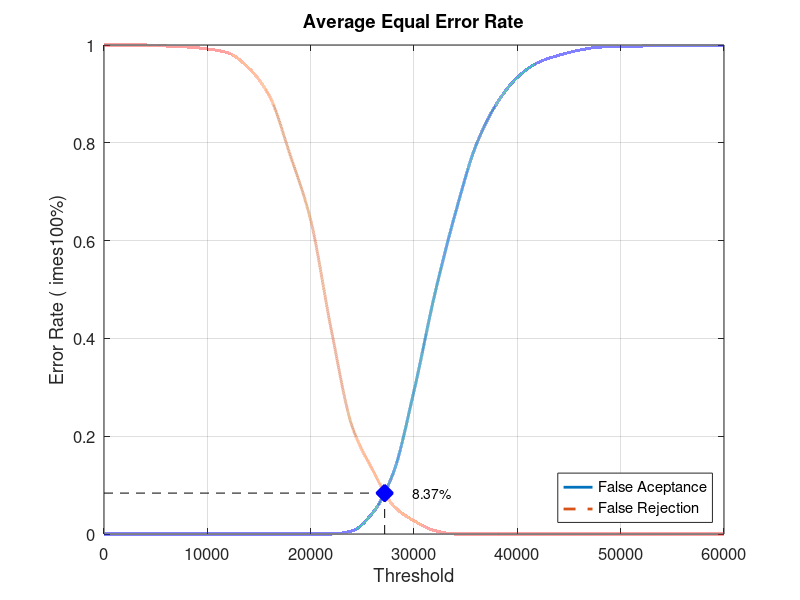
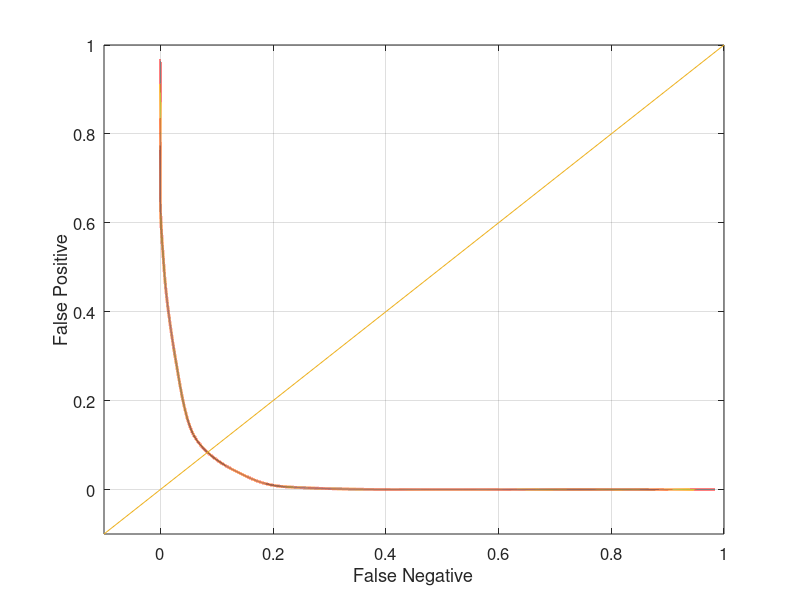

Here is the MATLAB script that generated these plots, in order:
close all;
clear;
clc;
x = 0:2000:60000;
xq = 0:0.5:60000;

y0 = [0 0 0 0 0 0 0 0 0 0 0 0 0.00631579 0.0431579 0.125263 0.292632 0.489474 0.655789 0.794737 0.88 0.933684 0.964211 0.978947 0.989474 0.99579 0.996842 0.997895 0.998947 0.998947 0.998947 1]
yy0 = interp1(x, y0, xq, 'pchip');
y1 = [1 1 1 0.998 0.996 0.992 0.984 0.953 0.896 0.776 0.642 0.417 0.221 0.131 0.058 0.027 0.007 0 0 0 0 0 0 0 0 0 0 0 0 0 0]
yy1 = interp1(x, y1, xq, 'pchip');

% Calculating EER: 
y2 = abs(y0 - y1);
find(y2 == min(y2))
yy2 = abs(yy0 - yy1);
xEER = find(yy2 == min(yy2));
xEERIndex = xq(xEER) % X-axis EER
yEER = yy0(xEER) % Y-axis EER

main = figure
plot(xq, yy0,'-','LineWidth', 2);	hold on
plot(xq, yy1,'--','LineWidth', 2);	hold on
plot([xEERIndex xEERIndex], [0 yEER], 'k--');	hold on
plot([0 xEERIndex], [yEER yEER], 'k--');	hold on
plot(xEERIndex, yEER, 'bx', 'LineWidth', 10);	hold on
text(xEERIndex + 10 * xEERIndex / 100, yEER, [num2str(round((10000 * yEER)) / 100) '%'])
legend('False Aceptance', 'False Rejection', 'Location', 'SouthEast')
xlabel('Threshold')
ylabel('Error Rate (	imes100%)')
title('Average Equal Error Rate')
set(gca, 'FontSize', 12)
axis([0 60000 0 1])
grid on

print(main, 'Database4AverageMain', '-dpng');
FNRxFPR = figure('Color', [1 1 1]);
plot(yy1, yy0, '-', yy1, yy0, 'LineWidth', 2);
hold on
y = -0.1:0.1:1
plot(y, y); 
set(gca, 'FontSize', 12)
xlabel('False Negative')
ylabel('False Positive')
axis([-0.1 1 -0.1 1])
set(gca, 'FontSize', 12)
grid on

print(FNRxFPR, 'Database4AverageFNRxFPR','-dpng');
